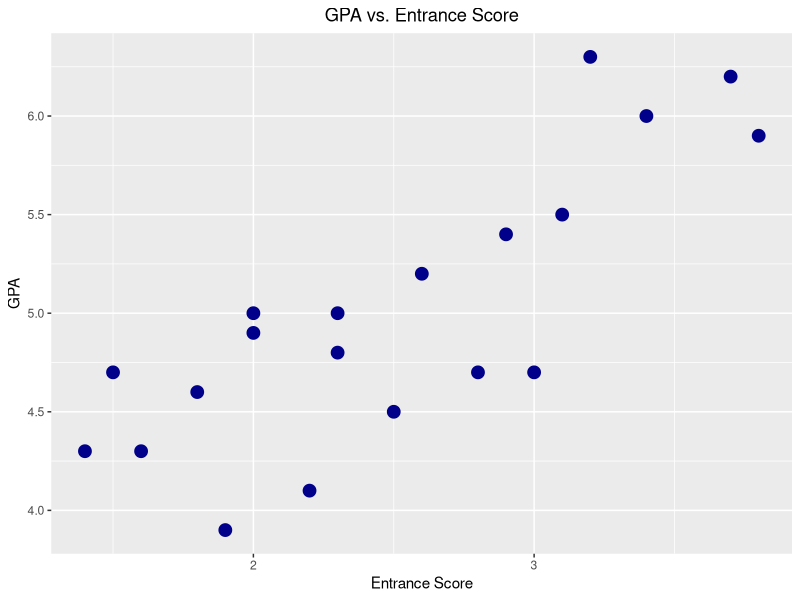

This figure's R source:
## ---- chunk 1
admissions = read.table("admissions.txt", header=FALSE)
gpa = admissions$V2
entrance_score = admissions$V1
admissions.lm = lm(gpa~entrance_score)
summary(admissions.lm)
## ---- chunk 2
library(ggplot2)
scatterplot = ggplot(admissions, aes(V1, V2)) +
  geom_point(size=4, color='darkblue') + 
  labs(title="GPA vs. Entrance Score",y="GPA",x="Entrance Score") +
  theme(legend.position = "none") +
  theme(plot.title = element_text(hjust = 0.5))
plot(scatterplot)
## ---- chunk 3
summary(admissions.lm)$r.square
## ---- chunk 4
admissions.coef = summary(admissions.lm)$coef
admissions.coef
## ---- chunk 5
2*pt(-admissions.coef[2,1]/admissions.coef[2,2], 18)
## ---- chunk 6
2*pt(-admissions.coef[1,1]/admissions.coef[1,2], 18)
## ---- chunk 7
admissions.lm$df
## ---- chunk 8
admissions.anova = anova(admissions.lm)
admissions.anova
## ---- chunk 9
admissions.anova[1,4]   ## F- value from ANOVA Table
admissions.coef[2,3]^2  ## Square of t test
## ---- chunk 10
predict(admissions.lm, newdata=data.frame(entrance_score=2.1))
## ---- chunk 11
predict(admissions.lm, newdata=data.frame(entrance_score = 2.1), interval="confidence")
## ---- chunk 12
predict(admissions.lm, newdata=data.frame(entrance_score = 2.1), interval="prediction")
